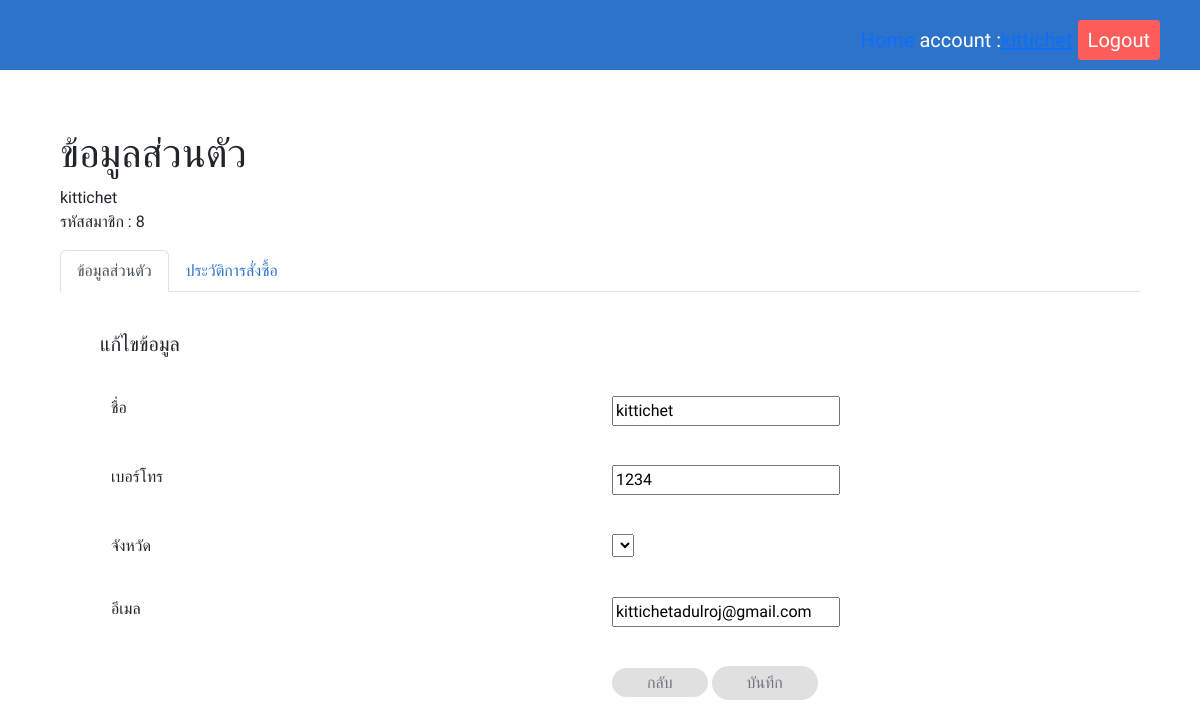
The app's page /editprofile.php (signed in) with its own data.
### tables this page shows
CREATE TABLE `member` (
  `member_name` varchar(50) NOT NULL,
  `member_tel` varchar(15) NOT NULL,
  `member_email` varchar(50) NOT NULL,
  `member_province` varchar(20) NOT NULL DEFAULT 'กรุงเทพมหานคร',
  `password` varchar(20) NOT NULL,
  `member_id` int(11) NOT NULL,
  `urole` varchar(10) NOT NULL
);

### editprofile.php (the view, shortened to what this page needs)
<?php include "db.php" ?>
<!DOCTYPE html>
<html lang="en">
<head>
    <link href="https://cdn.jsdelivr.net/npm/bootstrap@5.2.2/dist/css/bootstrap.min.css" rel="stylesheet">
</head>
<body>
    <div class="profile">
        <?php
        if (isset($_SESSION['user_login'])) {
            $member_id = $_SESSION['user_login'];
            $stmt = $pdo->prepare("SELECT * FROM member WHERE member_id = $member_id");
            $stmt->execute();
            $row = $stmt->fetch(PDO::FETCH_ASSOC);
        }
        ?>
        <div class="header">
            <a class="" style="text-decoration: none; " href="./home.php">Home</a>
            <label>account : </label><a href="./profile.php"><?php echo $row['member_name']; ?></a>
            <span class="button-logout">
                <a href="signIn.php">Logout</a>
            </span>
        </div>
        <section>
            <div class="profile-component">
                <?php
                $mem = $pdo->prepare("SELECT * FROM member WHERE member_id = $member_id");
                $mem->execute();
                if ($mem->rowCount() > 0) {
                    while ($row = $mem->fetch(PDO::FETCH_ASSOC)) {
                ?>
                        <div action="" method="post" class="profilebox">
                            <h1>ข้อมูลส่วนตัว</h1>
                            <div class=""><?php echo $row['member_name']; ?></div>
                            <p>รหัสสมาชิก : <?php echo $row['member_id']; ?> </p>
                        </div>
                        <ul class="nav nav-tabs">
                            <li class="nav-item">
                                <a class="nav-link active" aria-current="page" href="./profile.php">ข้อมูลส่วนตัว</a>
                            </li>
                            <li class="nav-item">
                                <a class="nav-link" href="./history.php">ประวัติการสั่งซื้อ</a>
                            </li>
                        </ul>
                        <form action="./editprofile_db.php" method="post">
                            <h5 style="margin:40px; ">แก้ไขข้อมูล</h5>
                            <div class="row">
                                <div class="col-md-6">
                                    <label>ชื่อ</label>
                                </div>
                                <div class="col-md-6 ">
                                    <input type="text" class="box-input" name="mem_name" value="<?= $row["member_name"] ?>" placeholder="<?php echo $row['member_name']; ?>">
                                </div>
                            </div>
                            <div class="row">
                                <div class="col-md-6">
                                    <label>เบอร์โทร</label>
                                </div>
                                <div class="col-md-6">
                                    <input type="text" class="box-input" name="mem_tel" value="<?= $row["member_tel"] ?>" placeholder="<?php echo $row['member_tel']; ?>">
                                </div>
                            </div>
                            <div class="row">
                                <div class="col-md-6">
                                    <label>จังหวัด</label>
                                </div>
                                <div class="col-md-6">
                                    <select name="mem_pro" id="province"></select>
                                </div>
                            </div>
                            <div class="row">
                                <div class="col-md-6">
                                    <label>อีเมล</label>
                                </div>
                                <div class="col-md-6">
                                    <input type="text" class="box-input" name="mem_email" value="<?= $row["member_email"] ?>" placeholder="<?php echo $row['member_email']; ?>">
                                </div>
                            </div>
                            <div class="row">
                                <div class="col-md-6">
                                </div>
                                <div class="col-md-6">
                                    <span class="button">
                                        <a class="edit" style="text-decoration: none; " href="./profile.php">กลับ</a>
                                    </span>
                                    <span class="button">
                                        <button type="submit" class="edit" style="text-decoration: none; " name="confrim">บันทึก</button>
                                    </span>
                                </div>
                        </form>
                <?php
                    };
                };
                ?>
            </div>
        </section>
    </div>
</body>
</html>

### editprofile.php (style rules this page uses)
* { font-family: 'Prompt', sans-serif; }
body { background-color: #E0E0E0; }
.profile-component { background-color: white; padding: 60px; }
.nav-item .nav-link { color: #2C73C9; }
.row { margin: 39px; }
.button .edit { border: none; text-align: center; border-radius: 30px; padding: 5px 35px; color: #6c757d; background-color: #E0E0E0; }
@media (min-width: 1050px) { .header { margin: -10px; padding: 20px 50px 20px 0px; font-size: 20px; color: #FFFFFF; text-align: right; background-color: #2C73C9; } }
@media (min-width: 1050px) { .button-logout a:link, a:visited { background-color: #FF5C5C; padding: 5px 10px; display: inline-block; text-decoration: none; border-radius: 3px; color: #FFFFFF; margin-top: 10px; } }

### records on screen
member: member_name "kittichet", member_id "8", mem_name "kittichet", mem_tel "1234", mem_email "kittichetadulroj@gmail.com"
